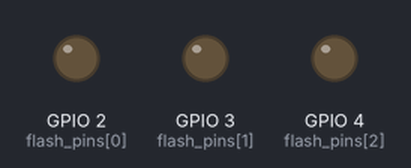
Bench run of a sketch on a simulated ESP32. On the bench: output pins drawn as LEDs (lit = HIGH). Storage starts empty; the camera gives no picture; what the sketch prints to the serial monitor is not drawn.

Above: at 3.8 s.
At 6.51 s:
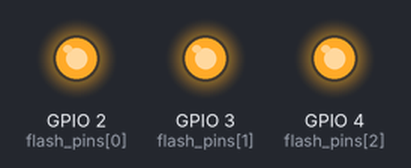
Timing chart, 0 to 8.2 s (numbered marks = the images above):
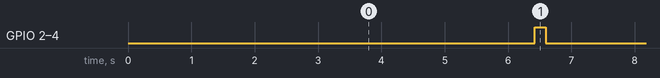

The sketch:

fsm_camera_sdlogger.ino
```cpp
/**********************************************************************
 * File       : fsm_camera_sdlogger.ino
 * Title      : FSM Camera Picture Logger with SD Card
 * Description: Uses FSM to take periodic pictures and save to SD card.
 * Author     : Rudy Martin / Next Shift Consulting
 **********************************************************************/

#include "esp_camera.h"
#include "FS.h"
#include "SD_MMC.h"
#include <SPI.h>

// ===================
// Camera Configuration
// ===================
#define CAMERA_MODEL_ESP32S3_EYE
#include "camera_pins.h"

// ========== Flash Mode ==========
#define flash_mode true         // Set to false to disable flash LED behavior
const int flash_pins[] = {2, 3, 4}; // Update to real pins (if connected)
const int num_flash_pins = sizeof(flash_pins) / sizeof(flash_pins[0]);

// ========== SD Save Toggle ==========
bool store_on_sd = true;  // Change to false to disable SD logging

// ========== FSM Setup ==========
enum State { INIT, CAPTURE, WAIT };
State currentState = INIT;

unsigned long stateStartTime = 0;
const unsigned long CAPTURE_INTERVAL = 5000;  // 5 seconds

// ========== File Indexing ==========
int photo_index = 0;

void setup() {
  Serial.begin(115200);
  delay(1000);
  Serial.println("🚀 Booting FSM Camera Logger");

  if (!initCamera()) {
    Serial.println("❌ Camera init failed");
    return;
  }

  if (store_on_sd && !initSD()) {
    Serial.println("⚠️ SD card failed. Disabling store_on_sd...");
    store_on_sd = false;
  }

  if (flash_mode) {
    for (int i = 0; i < num_flash_pins; i++) {
      pinMode(flash_pins[i], OUTPUT);
      digitalWrite(flash_pins[i], LOW);
    }
  }

  currentState = WAIT;
  stateStartTime = millis();
  Serial.println("✅ FSM Initialized");
}

void loop() {
  unsigned long now = millis();

  switch (currentState) {
    case WAIT:
      if (now - stateStartTime > CAPTURE_INTERVAL) {
        currentState = CAPTURE;
      }
      break;

    case CAPTURE:
      Serial.println("📸 Capturing image...");

      if (flash_mode) {
        for (int i = 0; i < num_flash_pins; i++) digitalWrite(flash_pins[i], HIGH);
        delay(100);
      }

      camera_fb_t *fb = esp_camera_fb_get();
      if (!fb) {
        Serial.println("❌ Camera capture failed");
      } else {
        if (store_on_sd) {
          String path = "/pic_" + String(photo_index++) + ".jpg";
          File file = SD_MMC.open(path.c_str(), FILE_WRITE);
          if (!file) {
            Serial.println("❌ Failed to open file for writing");
          } else {
            file.write(fb->buf, fb->len);
            file.close();
            Serial.print("💾 Saved to: ");
            Serial.println(path);
          }
        } else {
          Serial.println("📁 SD storage is OFF. Skipping save.");
        }
        esp_camera_fb_return(fb);
      }

      if (flash_mode) {
        for (int i = 0; i < num_flash_pins; i++) digitalWrite(flash_pins[i], LOW);
      }

      stateStartTime = millis();
      currentState = WAIT;
      break;

    case INIT:
    default:
      break;
  }

  delay(100);  // Light loop
}

// =================== Camera Init ===================
bool initCamera() {
  camera_config_t config;
  config.ledc_channel = LEDC_CHANNEL_0;
  config.ledc_timer = LEDC_TIMER_0;
  config.pin_d0 = Y2_GPIO_NUM;
  config.pin_d1 = Y3_GPIO_NUM;
  config.pin_d2 = Y4_GPIO_NUM;
  config.pin_d3 = Y5_GPIO_NUM;
  config.pin_d4 = Y6_GPIO_NUM;
  config.pin_d5 = Y7_GPIO_NUM;
  config.pin_d6 = Y8_GPIO_NUM;
  config.pin_d7 = Y9_GPIO_NUM;
  config.pin_xclk = XCLK_GPIO_NUM;
  config.pin_pclk = PCLK_GPIO_NUM;
  config.pin_vsync = VSYNC_GPIO_NUM;
  config.pin_href = HREF_GPIO_NUM;
  config.pin_sccb_sda = SIOD_GPIO_NUM;
  config.pin_sccb_scl = SIOC_GPIO_NUM;
  config.pin_pwdn = PWDN_GPIO_NUM;
  config.pin_reset = RESET_GPIO_NUM;
  config.xclk_freq_hz = 10000000;
  config.frame_size = FRAMESIZE_VGA;
  config.pixel_format = PIXFORMAT_JPEG;
  config.grab_mode = CAMERA_GRAB_LATEST;

  if (psramFound()) {
    config.fb_count = 2;
    config.fb_location = CAMERA_FB_IN_PSRAM;
    config.jpeg_quality = 10;
  } else {
    config.fb_count = 1;
    config.fb_location = CAMERA_FB_IN_DRAM;
    config.jpeg_quality = 12;
    Serial.println("⚠️ No PSRAM found – using DRAM mode");
  }

  esp_err_t err = esp_camera_init(&config);
  if (err != ESP_OK) {
    Serial.printf("❌ Camera init failed: 0x%x\n", err);
    return false;
  }

  return true;
}

// =================== SD Card Init ===================
bool initSD() {
  if (!SD_MMC.begin()) {
    Serial.println("❌ SD_MMC begin failed");
    return false;
  }

  uint8_t cardType = SD_MMC.cardType();
  if (cardType == CARD_NONE) {
    Serial.println("❌ No SD card attached");
    return false;
  }

  Serial.print("📀 SD Card Type: ");
  if (cardType == CARD_MMC) Serial.println("MMC");
  else if (cardType == CARD_SD) Serial.println("SDSC");
  else if (cardType == CARD_SDHC) Serial.println("SDHC");
  else Serial.println("Unknown");

  uint64_t cardSize = SD_MMC.cardSize() / (1024 * 1024);
  Serial.printf("💾 SD Card Size: %llu MB\n", cardSize);
  return true;
}
```

app_httpd.cpp
```cpp
#include <Arduino.h>
#include "esp_camera.h"
#include "app_httpd.h"

static esp_err_t stream_handler(httpd_req_t *req) {
  Serial.println("📡 MJPEG stream available at /");
  camera_fb_t *fb = NULL;
  char *part_buf[64];
  static const char* _STREAM_CONTENT_TYPE = "multipart/x-mixed-replace;boundary=frame";
  static const char* _STREAM_BOUNDARY = "\r\n--frame\r\n";
  static const char* _STREAM_PART = "Content-Type: image/jpeg\r\nContent-Length: %u\r\n\r\n";

  httpd_resp_set_type(req, _STREAM_CONTENT_TYPE);

  while (true) {
    fb = esp_camera_fb_get();
    if (!fb) {
      Serial.println("❌ Camera capture failed");
      continue;
    }

    size_t hlen = snprintf((char *)part_buf, 64, _STREAM_PART, fb->len);
    httpd_resp_send_chunk(req, _STREAM_BOUNDARY, strlen(_STREAM_BOUNDARY));
    httpd_resp_send_chunk(req, (const char *)part_buf, hlen);
    httpd_resp_send_chunk(req, (const char *)fb->buf, fb->len);
    esp_camera_fb_return(fb);
  }

  return ESP_OK;
}

esp_err_t startCameraServer() {
  httpd_config_t config = HTTPD_DEFAULT_CONFIG();
  config.server_port = 80;

  httpd_uri_t stream_uri = {
    .uri       = "/",
    .method    = HTTP_GET,
    .handler   = stream_handler,
    .user_ctx  = NULL
  };

  httpd_handle_t stream_httpd = NULL;
  if (httpd_start(&stream_httpd, &config) == ESP_OK) {
    httpd_register_uri_handler(stream_httpd, &stream_uri);
    return ESP_OK;
  }

  Serial.println("❌ Failed to start HTTP server");
  return ESP_FAIL;
}
```

app_httpd.h
```cpp
#pragma once

#include "esp_http_server.h"

esp_err_t startCameraServer();
```

camera_pins.h
```cpp
#if defined(CAMERA_MODEL_WROVER_KIT)
#define PWDN_GPIO_NUM    -1
#define RESET_GPIO_NUM   -1
#define XCLK_GPIO_NUM    21
#define SIOD_GPIO_NUM    26
#define SIOC_GPIO_NUM    27

#define Y9_GPIO_NUM      35
#define Y8_GPIO_NUM      34
#define Y7_GPIO_NUM      39
#define Y6_GPIO_NUM      36
#define Y5_GPIO_NUM      19
#define Y4_GPIO_NUM      18
#define Y3_GPIO_NUM       5
#define Y2_GPIO_NUM       4
#define VSYNC_GPIO_NUM   25
#define HREF_GPIO_NUM    23
#define PCLK_GPIO_NUM    22

#elif defined(CAMERA_MODEL_ESP_EYE)
#define PWDN_GPIO_NUM    -1
#define RESET_GPIO_NUM   -1
#define XCLK_GPIO_NUM    4
#define SIOD_GPIO_NUM    18
#define SIOC_GPIO_NUM    23

#define Y9_GPIO_NUM      36
#define Y8_GPIO_NUM      37
#define Y7_GPIO_NUM      38
#define Y6_GPIO_NUM      39
#define Y5_GPIO_NUM      35
#define Y4_GPIO_NUM      14
#define Y3_GPIO_NUM      13
#define Y2_GPIO_NUM      34
#define VSYNC_GPIO_NUM   5
#define HREF_GPIO_NUM    27
#define PCLK_GPIO_NUM    25

#define LED_GPIO_NUM     22

#elif defined(CAMERA_MODEL_M5STACK_PSRAM)
#define PWDN_GPIO_NUM     -1
#define RESET_GPIO_NUM    15
#define XCLK_GPIO_NUM     27
#define SIOD_GPIO_NUM     25
#define SIOC_GPIO_NUM     23

#define Y9_GPIO_NUM       19
#define Y8_GPIO_NUM       36
#define Y7_GPIO_NUM       18
#define Y6_GPIO_NUM       39
#define Y5_GPIO_NUM        5
#define Y4_GPIO_NUM       34
#define Y3_GPIO_NUM       35
#define Y2_GPIO_NUM       32
#define VSYNC_GPIO_NUM    22
#define HREF_GPIO_NUM     26
#define PCLK_GPIO_NUM     21

#elif defined(CAMERA_MODEL_M5STACK_V2_PSRAM)
#define PWDN_GPIO_NUM     -1
#define RESET_GPIO_NUM    15
#define XCLK_GPIO_NUM     27
#define SIOD_GPIO_NUM     22
#define SIOC_GPIO_NUM     23

#define Y9_GPIO_NUM       19
#define Y8_GPIO_NUM       36
#define Y7_GPIO_NUM       18
#define Y6_GPIO_NUM       39
#define Y5_GPIO_NUM        5
#define Y4_GPIO_NUM       34
#define Y3_GPIO_NUM       35
#define Y2_GPIO_NUM       32
#define VSYNC_GPIO_NUM    25
#define HREF_GPIO_NUM     26
#define PCLK_GPIO_NUM     21

#elif defined(CAMERA_MODEL_M5STACK_WIDE)
#define PWDN_GPIO_NUM     -1
#define RESET_GPIO_NUM    15
#define XCLK_GPIO_NUM     27
#define SIOD_GPIO_NUM     22
#define SIOC_GPIO_NUM     23

#define Y9_GPIO_NUM       19
#define Y8_GPIO_NUM       36
#define Y7_GPIO_NUM       18
#define Y6_GPIO_NUM       39
#define Y5_GPIO_NUM        5
#define Y4_GPIO_NUM       34
#define Y3_GPIO_NUM       35
#define Y2_GPIO_NUM       32
#define VSYNC_GPIO_NUM    25
#define HREF_GPIO_NUM     26
#define PCLK_GPIO_NUM     21

#define LED_GPIO_NUM       2

#elif defined(CAMERA_MODEL_M5STACK_ESP32CAM)
#define PWDN_GPIO_NUM     -1
#define RESET_GPIO_NUM    15
#define XCLK_GPIO_NUM     27
#define SIOD_GPIO_NUM     25
#define SIOC_GPIO_NUM     23

#define Y9_GPIO_NUM       19
#define Y8_GPIO_NUM       36
#define Y7_GPIO_NUM       18
#define Y6_GPIO_NUM       39
#define Y5_GPIO_NUM        5
#define Y4_GPIO_NUM       34
#define Y3_GPIO_NUM       35
#define Y2_GPIO_NUM       17
#define VSYNC_GPIO_NUM    22
#define HREF_GPIO_NUM     26
#define PCLK_GPIO_NUM     21

#elif defined(CAMERA_MODEL_M5STACK_UNITCAM)
#define PWDN_GPIO_NUM     -1
#define RESET_GPIO_NUM    15
#define XCLK_GPIO_NUM     27
#define SIOD_GPIO_NUM     25
#define SIOC_GPIO_NUM     23

#define Y9_GPIO_NUM       19
#define Y8_GPIO_NUM       36
#define Y7_GPIO_NUM       18
#define Y6_GPIO_NUM       39
#define Y5_GPIO_NUM        5
#define Y4_GPIO_NUM       34
#define Y3_GPIO_NUM       35
#define Y2_GPIO_NUM       32
#define VSYNC_GPIO_NUM    22
#define HREF_GPIO_NUM     26
#define PCLK_GPIO_NUM     21

#elif defined(CAMERA_MODEL_AI_THINKER)
#define PWDN_GPIO_NUM     32
#define RESET_GPIO_NUM    -1
#define XCLK_GPIO_NUM      0
#define SIOD_GPIO_NUM     26
#define SIOC_GPIO_NUM     27

#define Y9_GPIO_NUM       35
#define Y8_GPIO_NUM       34
#define Y7_GPIO_NUM       39
#define Y6_GPIO_NUM       36
#define Y5_GPIO_NUM       21
#define Y4_GPIO_NUM       19
#define Y3_GPIO_NUM       18
#define Y2_GPIO_NUM        5
#define VSYNC_GPIO_NUM    25
#define HREF_GPIO_NUM     23
#define PCLK_GPIO_NUM     22

#define LED_GPIO_NUM      33

#elif defined(CAMERA_MODEL_TTGO_T_JOURNAL)
#define PWDN_GPIO_NUM      0
#define RESET_GPIO_NUM    15
#define XCLK_GPIO_NUM     27
#define SIOD_GPIO_NUM     25
#define SIOC_GPIO_NUM     23

#define Y9_GPIO_NUM       19
#define Y8_GPIO_NUM       36
#define Y7_GPIO_NUM       18
#define Y6_GPIO_NUM       39
#define Y5_GPIO_NUM        5
#define Y4_GPIO_NUM       34
#define Y3_GPIO_NUM       35
#define Y2_GPIO_NUM       17
#define VSYNC_GPIO_NUM    22
#define HREF_GPIO_NUM     26
#define PCLK_GPIO_NUM     21

#elif defined(CAMERA_MODEL_XIAO_ESP32S3)
#define PWDN_GPIO_NUM     -1
#define RESET_GPIO_NUM    -1
#define XCLK_GPIO_NUM     10
#define SIOD_GPIO_NUM     40
#define SIOC_GPIO_NUM     39

#define Y9_GPIO_NUM       48
#define Y8_GPIO_NUM       11
#define Y7_GPIO_NUM       12
#define Y6_GPIO_NUM       14
#define Y5_GPIO_NUM       16
#define Y4_GPIO_NUM       18
#define Y3_GPIO_NUM       17
#define Y2_GPIO_NUM       15
#define VSYNC_GPIO_NUM    38
#define HREF_GPIO_NUM     47
#define PCLK_GPIO_NUM     13

#define LED_GPIO_NUM      21

#elif defined(CAMERA_MODEL_ESP32_CAM_BOARD)
// The 18 pin header on the board has Y5 and Y3 swapped
#define USE_BOARD_HEADER 0
#define PWDN_GPIO_NUM    32
#define RESET_GPIO_NUM   33
#define XCLK_GPIO_NUM     4
#define SIOD_GPIO_NUM    18
#define SIOC_GPIO_NUM    23

#define Y9_GPIO_NUM      36
#define Y8_GPIO_NUM      19
#define Y7_GPIO_NUM      21
#define Y6_GPIO_NUM      39
#if USE_BOARD_HEADER
#define Y5_GPIO_NUM      13
#else
#define Y5_GPIO_NUM      35
#endif
#define Y4_GPIO_NUM      14
#if USE_BOARD_HEADER
#define Y3_GPIO_NUM      35
#else
#define Y3_GPIO_NUM      13
#endif
#define Y2_GPIO_NUM      34
#define VSYNC_GPIO_NUM    5
#define HREF_GPIO_NUM    27
#define PCLK_GPIO_NUM    25

#elif defined(CAMERA_MODEL_ESP32S3_CAM_LCD)
#define PWDN_GPIO_NUM     -1
#define RESET_GPIO_NUM    -1
#define XCLK_GPIO_NUM     40
#define SIOD_GPIO_NUM     17
#define SIOC_GPIO_NUM     18

#define Y9_GPIO_NUM       39
#define Y8_GPIO_NUM       41
#define Y7_GPIO_NUM       42
#define Y6_GPIO_NUM       12
#define Y5_GPIO_NUM       3
#define Y4_GPIO_NUM       14
#define Y3_GPIO_NUM       47
#define Y2_GPIO_NUM       13
#define VSYNC_GPIO_NUM    21
#define HREF_GPIO_NUM     38
#define PCLK_GPIO_NUM     11

#elif defined(CAMERA_MODEL_ESP32S2_CAM_BOARD)
// The 18 pin header on the board has Y5 and Y3 swapped
#define USE_BOARD_HEADER 0
#define PWDN_GPIO_NUM     1
#define RESET_GPIO_NUM    2
#define XCLK_GPIO_NUM     42
#define SIOD_GPIO_NUM     41
#define SIOC_GPIO_NUM     18

#define Y9_GPIO_NUM       16
#define Y8_GPIO_NUM       39
#define Y7_GPIO_NUM       40
#define Y6_GPIO_NUM       15
#if USE_BOARD_HEADER
#define Y5_GPIO_NUM       12
#else
#define Y5_GPIO_NUM       13
#endif
#define Y4_GPIO_NUM       5
#if USE_BOARD_HEADER
#define Y3_GPIO_NUM       13
#else
#define Y3_GPIO_NUM       12
#endif
#define Y2_GPIO_NUM       14
#define VSYNC_GPIO_NUM    38
#define HREF_GPIO_NUM     4
#define PCLK_GPIO_NUM     3

#elif defined(CAMERA_MODEL_ESP32S3_EYE)
#define PWDN_GPIO_NUM -1
#define RESET_GPIO_NUM -1
#define XCLK_GPIO_NUM 15
#define SIOD_GPIO_NUM 4
#define SIOC_GPIO_NUM 5

#define Y2_GPIO_NUM 11
#define Y3_GPIO_NUM 9
#define Y4_GPIO_NUM 8
#define Y5_GPIO_NUM 10
#define Y6_GPIO_NUM 12
#define Y7_GPIO_NUM 18
#define Y8_GPIO_NUM 17
#define Y9_GPIO_NUM 16

#define VSYNC_GPIO_NUM 6
#define HREF_GPIO_NUM 7
#define PCLK_GPIO_NUM 13

#elif defined(CAMERA_MODEL_FREENOVE_S3)
// Freenove ESP32-S3 WROOM + OV2640 Camera
#define PWDN_GPIO_NUM    -1
#define RESET_GPIO_NUM   -1
#define XCLK_GPIO_NUM    15
#define SIOD_GPIO_NUM     4
#define SIOC_GPIO_NUM     5

#define Y2_GPIO_NUM      11
#define Y3_GPIO_NUM       9
#define Y4_GPIO_NUM       8
#define Y5_GPIO_NUM      10
#define Y6_GPIO_NUM      12
#define Y7_GPIO_NUM      18
#define Y8_GPIO_NUM      17
#define Y9_GPIO_NUM      16

#define VSYNC_GPIO_NUM    6
#define HREF_GPIO_NUM     7
#define PCLK_GPIO_NUM    13

#else
#error "Camera model not selected"
#endif
```

Measured:
- by itself, GPIO 2 (flash_pins[0]), GPIO 3 (flash_pins[1]), GPIO 4 (flash_pins[2]): alternates HIGH for 0.17 s and LOW for 5.1 s
